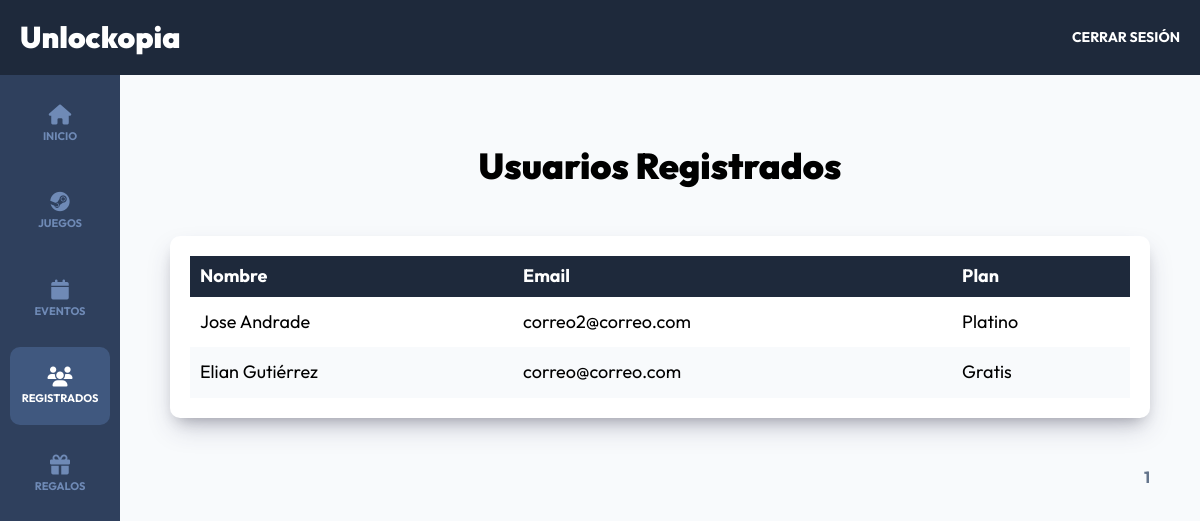
The app's page /admin/registrados?page=1 (signed in) with its own data.
### tables this page shows
CREATE TABLE `registros` (
  `id` int NOT NULL AUTO_INCREMENT,
  `paquete_id` int DEFAULT NULL,
  `pago_id` varchar(30) DEFAULT NULL,
  `token` varchar(8) DEFAULT NULL,
  `usuario_id` int DEFAULT NULL,
  PRIMARY KEY (`id`),
  KEY `usuarioId` (`usuario_id`),
  KEY `paquete_id` (`paquete_id`),
  CONSTRAINT `registros_ibfk_1` FOREIGN KEY (`usuario_id`) REFERENCES `usuarios` (`id`),
  CONSTRAINT `registros_ibfk_2` FOREIGN KEY (`paquete_id`) REFERENCES `paquetes` (`id`)
);

CREATE TABLE `usuarios` (
  `id` int NOT NULL AUTO_INCREMENT,
  `nombre` varchar(40) DEFAULT NULL,
  `apellido` varchar(40) DEFAULT NULL,
  `email` varchar(40) DEFAULT NULL,
  `password` varchar(60) DEFAULT NULL,
  `confirmado` tinyint(1) DEFAULT NULL,
  `token` varchar(13) DEFAULT NULL,
  `admin` tinyint(1) DEFAULT NULL,
  PRIMARY KEY (`id`)
);

CREATE TABLE `paquetes` (
  `id` int NOT NULL AUTO_INCREMENT,
  `nombre` varchar(30) DEFAULT NULL,
  PRIMARY KEY (`id`)
);

### controllers/RegistradosController.php (called while the page is built, shortened)
<?php
class RegistradosController
{
    public static function index(Router $router)
    {
        $pagina_actual = $_GET['page'];
        $pagina_actual = filter_var($pagina_actual, FILTER_VALIDATE_INT);
        $registros_por_pagina = 8;
        $total = Registro::total();
        $paginacion = new Paginacion($pagina_actual, $registros_por_pagina, $total);
        $registros = Registro::paginar($registros_por_pagina, $paginacion->offset());
        foreach ($registros as $registro) {
            $registro->usuario = Usuario::find($registro->usuario_id);
            $registro->paquete = Paquete::find($registro->paquete_id);
        }
        $router->render('admin/registrados/index', [
            'titulo' => 'Usuarios Registrados',
            'registros' => $registros,
            'paginacion' => $paginacion->paginacion()
        ]);
    }
}

### public/index.php (called while the page is built, shortened)
<?php
$router = new Router();
$router->get('/login', [AuthController::class, 'login']);
$router->post('/login', [AuthController::class, 'login']);
$router->post('/logout', [AuthController::class, 'logout']);
$router->get('/registro', [AuthController::class, 'registro']);
$router->post('/registro', [AuthController::class, 'registro']);
$router->get('/olvide', [AuthController::class, 'olvide']);
$router->post('/olvide', [AuthController::class, 'olvide']);
$router->get('/reestablecer', [AuthController::class, 'reestablecer']);
$router->post('/reestablecer', [AuthController::class, 'reestablecer']);
$router->get('/mensaje', [AuthController::class, 'mensaje']);
$router->get('/confirmar-cuenta', [AuthController::class, 'confirmar']);
$router->get('/admin/dashboard', [DashboardController::class, 'index']);
$router->get('/admin/juegos', [JuegosController::class, 'index']);
$router->get('/admin/juegos/crear', [JuegosController::class, 'crear']);
$router->post('/admin/juegos/crear', [JuegosController::class, 'crear']);
$router->get('/admin/juegos/editar', [JuegosController::class, 'editar']);
$router->post('/admin/juegos/editar', [JuegosController::class, 'editar']);
$router->post('/admin/juegos/eliminar', [JuegosController::class, 'eliminar']);
$router->get('/admin/eventos', [EventosController::class, 'index']);
$router->get('/admin/eventos/crear', [EventosController::class, 'crear']);
$router->post('/admin/eventos/crear', [EventosController::class, 'crear']);
$router->get('/admin/eventos/editar', [EventosController::class, 'editar']);
$router->post('/admin/eventos/editar', [EventosController::class, 'editar']);
$router->post('/admin/eventos/eliminar', [EventosController::class, 'eliminar']);
$router->get('/api/eventos-horario', [APIEventos::class, 'index']);
$router->get('/api/juegos', [APIJuegos::class, 'index']);
$router->get('/api/juego', [APIJuegos::class, 'juego']);
$router->get('/admin/registrados', [RegistradosController::class, 'index']);
$router->get('/admin/regalos', [RegalosController::class, 'index']);
$router->get('/finalizar-registro', [RegistroController::class, 'crear']);
$router->post('/finalizar-registro/gratis', [RegistroController::class, 'gratis']);
$router->post('/finalizar-registro/pagar', [RegistroController::class, 'pagar']);
$router->get('/boleto', [RegistroController::class, 'boleto']);
$router->get('/', [PaginasController::class, 'index']);
$router->get('/devwebcamp', [PaginasController::class, 'evento']);
$router->get('/paquetes', [PaginasController::class, 'paquetes']);
$router->get('/workshops-conferencias', [PaginasController::class, 'conferencias']);
$router->get('/404', [PaginasController::class, 'error']);
$router->comprobarRutas();

### models/ActiveRecord.php (called while the page is built, shortened)
<?php
class ActiveRecord
{
    protected static $db;
    protected static $tabla = '';
    public static function setDB($database)
    {
        self::$db = $database;
    }
    public static function consultarSQL($query)
    {
        $resultado = self::$db->query($query);
        $array = [];
        while ($registro = $resultado->fetch_assoc()) {
            $array[] = static::crearObjeto($registro);
        }
        return $array;
    }
    protected static function crearObjeto($registro)
    {
        $objeto = new static;
        foreach ($registro as $key => $value) {
            if (property_exists($objeto, $key)) {
                $objeto->$key = $value;
            }
        }
        return $objeto;
    }
    public static function find($id)
    {
        $query = "SELECT * FROM " . static::$tabla  . " WHERE id = ${id}";
        $resultado = self::consultarSQL($query);
        return array_shift($resultado);
    }
    public static function paginar($por_pagina, $offset)
    {
        $query = "SELECT * FROM " . static::$tabla . " ORDER BY id DESC LIMIT ${por_pagina} OFFSET ${offset} ";
        $resultado = self::consultarSQL($query);
        return $resultado;
    }
    public static function total($columna = '', $valor = '')
    {
        $query = "SELECT COUNT(*) FROM " . static::$tabla;
        $resultado = self::$db->query($query);
        $total = $resultado->fetch_array();
        return array_shift($total);
    }
}

### views/admin/registrados/index.php (the view)
<h2 class="dashboard__heading"><?php echo $titulo; ?></h2>
<div class="dashboard__contenedor">
    <?php if (!empty($registros)) { ?>
        <table class="table">
            <thead class="table__thead">
                <tr>
                    <th scope="col" class="table__th">Nombre</th>
                    <th scope="col" class="table__th">Email</th>
                    <th scope="col" class="table__th">Plan</th>
                </tr>
            </thead>
            <tbody class="table__tbody">
                <?php foreach ($registros as $registro) { ?>
                    <tr class="table__tr">
                        <td class="table__td">
                            <?php echo $registro->usuario->nombre . " " . $registro->usuario->apellido; ?>
                        </td>
                        <td class="table__td">
                            <?php echo $registro->usuario->email; ?>
                        </td>
                        <td class="table__td">
                            <?php echo $registro->paquete->nombre; ?>
                        </td>
                    </tr>
                <?php } ?>
            </tbody>
        </table>
    <?php } else { ?>
        <p class="text-center">No Hay Registros Aún</p>
    <?php } ?>
</div>
<?php
echo $paginacion;
?>

### public/build/css/app.css (style rules this page uses)
html { line-height: 1.15; -webkit-text-size-adjust: 100%; }
body { margin: 0; }
html { font-size: 62.5%; box-sizing: border-box; height: 100%; }
*, *:before, *:after { box-sizing: inherit; }
body { font-family: "Outfit", sans-serif; font-size: 1.8rem; }
h1, h2, h3 { font-family: "Outfit", sans-serif; font-weight: 900; margin: 2rem 0; }
h2 { font-size: 3.6rem; }
[class$=__heading] { font-family: "Outfit", sans-serif; font-weight: 900; margin: 2rem 0; margin: 6rem 0 3rem 0; text-align: center; }
.dashboard { height: 100%; display: flex; flex-direction: column; background-color: #F8FAFC; }
.dashboard__contenedor, .dashboard__formulario { box-shadow: rgba(50, 50, 93, 0.25) 0px 13px 27px -5px, rgba(0, 0, 0, 0.3) 0px 8px 16px -8px; background-color: #FFFFFF; padding: 2rem; border-radius: 1rem; margin-top: 5rem; }
.table { width: 100%; border-collapse: collapse; }
.table__thead { background-color: #1E293B; color: #FFFFFF; }
.table__th { padding: 1rem; text-align: left; }
.table__tr:nth-of-type(even) { background-color: #F8FAFC; }
.table__td, .table__td--acciones { padding: 1.5rem 1rem; }

### records on screen
registros: usuario.nombre "Jose", usuario.apellido "Andrade", usuario.email "correo2@correo.com", paquete.nombre "Platino"
registros: usuario.nombre "Elian", usuario.apellido "Gutiérrez", usuario.email "correo@correo.com", paquete.nombre "Gratis"

### other values on screen
$titulo "Usuarios Registrados"
